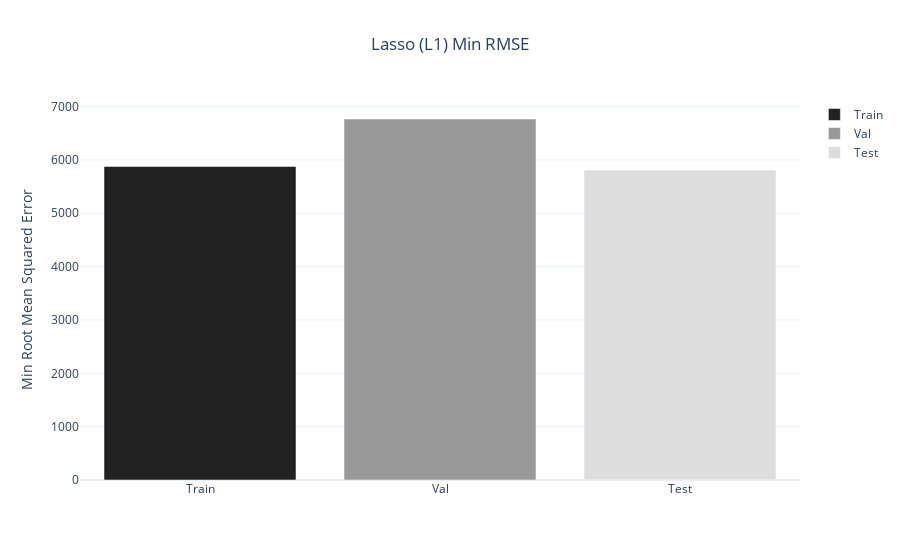

Notebook source saved alongside this figure:
### Code cell
# Crear un DataFrame con los valores RMSE para cada modelo
df_lasso_min_rmse = pd.DataFrame({
    'Set': ['Train', 'Val', 'Test'],
    'RMSE': [np.sqrt(train_min_mse_lasso), np.sqrt(val_min_mse_lasso), np.sqrt(test_min_mse_lasso)]
})

# Crear gráfico de barras interactivo
fig = px.bar(df_lasso_min_rmse,
            x='Set',
            y='RMSE',
            color='Set',
            color_discrete_sequence=['#222222', '#999999', '#dddddd'],
            title='Lasso (L1) Min RMSE',
            template='plotly_white')

fig.update_layout(yaxis_title='Min Root Mean Squared Error',
            xaxis_title=None,
            title_x=0.5,
            legend_title=None,
)
fig.show()

### Figure 1 — Plotly figure (JSON) as saved in the notebook; plotly's stock layout.template omitted (floating-point values rounded to 4 significant figures)
{"data": [{"hovertemplate": "Set=%{x}<br>RMSE=%{y}<extra></extra>", "legendgroup": "Train", "marker": {"color": "#222222", "pattern": {"shape": ""}}, "name": "Train", "orientation": "v", "showlegend": true, "textposition": "auto", "type": "bar", "x": ["Train"], "xaxis": "x", "y": [5879.0], "yaxis": "y"}, {"hovertemplate": "Set=%{x}<br>RMSE=%{y}<extra></extra>", "legendgroup": "Val", "marker": {"color": "#999999", "pattern": {"shape": ""}}, "name": "Val", "orientation": "v", "showlegend": true, "textposition": "auto", "type": "bar", "x": ["Val"], "xaxis": "x", "y": [6767.0], "yaxis": "y"}, {"hovertemplate": "Set=%{x}<br>RMSE=%{y}<extra></extra>", "legendgroup": "Test", "marker": {"color": "#dddddd", "pattern": {"shape": ""}}, "name": "Test", "orientation": "v", "showlegend": true, "textposition": "auto", "type": "bar", "x": ["Test"], "xaxis": "x", "y": [5810.0], "yaxis": "y"}], "layout": {"barmode": "relative", "legend": {"title": {}, "tracegroupgap": 0}, "title": {"text": "Lasso (L1) Min RMSE", "x": 0.5}, "xaxis": {"anchor": "y", "categoryarray": ["Train", "Val", "Test"], "categoryorder": "array", "domain": [0, 1], "title": {}}, "yaxis": {"anchor": "x", "domain": [0, 1], "title": {"text": "Min Root Mean Squared Error"}}}}
